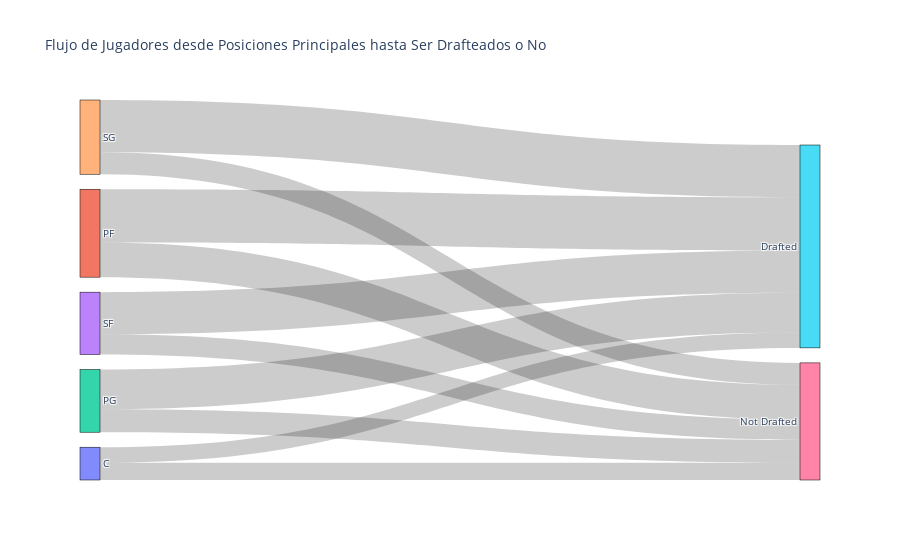

Notebook source saved alongside this figure:
### Code cell
position_draft_counts = df.groupby(['position', 'drafted']).size().reset_index(name='count')

# Crear listas para las etiquetas y los enlaces
labels = list(position_draft_counts['position'].unique()) + ['Drafted', 'Not Drafted']
source = []
target = []
value = []

df["position"].dropna()

df['primary_position'] = df['position'].apply(lambda x: x.split('-')[0] if isinstance(x, str) else x)

# Recontar el número de jugadores por posición principal y estado de draft
position_draft_counts = df.groupby(['primary_position', 'drafted']).size().reset_index(name='count')

# Crear listas para las etiquetas y los enlaces
labels = list(position_draft_counts['primary_position'].unique()) + ['Drafted', 'Not Drafted']
source = []
target = []
value = []

# Crear los enlaces entre posiciones y el estado de draft
position_to_index = {position: i for i, position in enumerate(labels)}

for _, row in position_draft_counts.iterrows():
    source.append(position_to_index[row['primary_position']])
    target.append(position_to_index['Drafted'] if row['drafted'] else position_to_index['Not Drafted'])
    value.append(row['count'])

# Crear el diagrama de Sankey
fig = go.Figure(data=[go.Sankey(
    node=dict(
        pad=15,
        thickness=20,
        line=dict(color="black", width=0.5),
        label=labels
    ),
    link=dict(
        source=source,
        target=target,
        value=value
    )
)])

# Añadir título
fig.update_layout(title_text="Flujo de Jugadores desde Posiciones Principales hasta Ser Drafteados o No", font_size=10)

# Mostrar la figura
fig.show()

### Figure 1 — Plotly figure (JSON) as saved in the notebook; plotly's stock layout.template omitted (floating-point values rounded to 4 significant figures)
{"data": [{"link": {"source": [0, 0, 1, 1, 2, 2, 3, 3, 4, 4], "target": [6, 5, 6, 5, 6, 5, 6, 5, 6, 5], "value": [48, 43, 96, 148, 64, 110, 56, 117, 61, 145]}, "node": {"label": ["C", "PF", "PG", "SF", "SG", "Drafted", "Not Drafted"], "line": {"color": "black", "width": 0.5}, "pad": 15, "thickness": 20}, "type": "sankey"}], "layout": {"font": {"size": 10}, "title": {"text": "Flujo de Jugadores desde Posiciones Principales hasta Ser Drafteados o No"}}}
